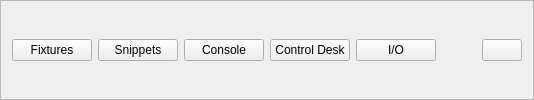
    <widget class="QFrame" name="workspace_bar">
     <property name="frameShape">
      <enum>QFrame::Shape::StyledPanel</enum>
     </property>
     <property name="frameShadow">
      <enum>QFrame::Shadow::Raised</enum>
     </property>
     <layout class="QHBoxLayout" name="horizontalLayout">
      <item>
       <widget class="QPushButton" name="fixture_btn">
        <property name="text">
         <string>Fixtures</string>
        </property>
       </widget>
      </item>
      <item>
       <widget class="QPushButton" name="snippet_btn">
        <property name="text">
         <string>Snippets</string>
        </property>
       </widget>
      </item>
      <item>
       <widget class="QPushButton" name="console_btn">
        <property name="text">
         <string>Console</string>
        </property>
       </widget>
      </item>
      <item>
       <widget class="QPushButton" name="control_desk_btn">
        <property name="text">
         <string>Control Desk</string>
        </property>
       </widget>
      </item>
      <item>
       <widget class="QPushButton" name="io_btn">
        <property name="text">
         <string>I/O</string>
        </property>
       </widget>
      </item>
      <item>
       <spacer name="horizontalSpacer">
        <property name="orientation">
         <enum>Qt::Orientation::Horizontal</enum>
        </property>
        <property name="sizeHint" stdset="0">
         <size>
          <width>40</width>
          <height>20</height>
         </size>
        </property>
       </spacer>
      </item>
      <item>
       <widget class="QPushButton" name="toggle_live_mode_btn">
        <property name="text">
         <string/>
        </property>
        <property name="checkable">
         <bool>true</bool>
        </property>
       </widget>
      </item>
     </layout>
    </widget>
